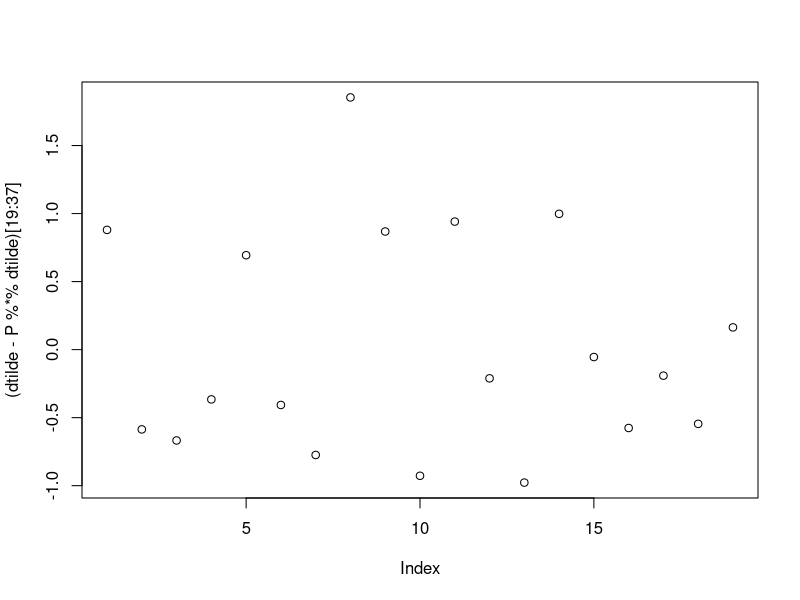
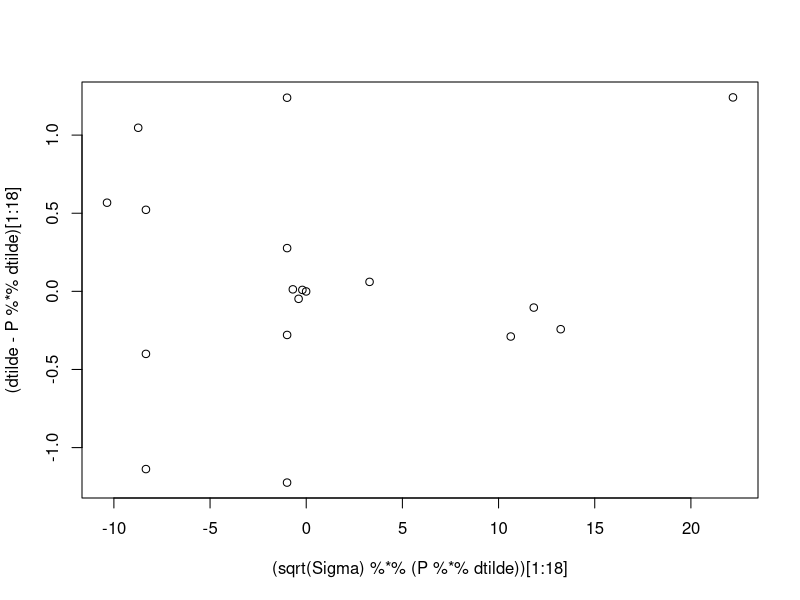

Write R code to recreate these figures, in order.
library("pracma")
Sigma=read.table("Sigmany.txt")
Sigma=as.matrix(Sigma)
#Sigma=Sigma/400^2
#Sigma[11,11]=Sigma[11,11]*400^2
C=read.table("Cny.txt")
C=as.matrix(C)
D=read.table("D.txt")
D=as.matrix(D)
effekt=read.table("effekt.txt")
effekt=as.matrix(effekt)
d=c(effekt/400,400)
invsqrtSigma=solve(sqrt(Sigma))
dtilde=invsqrtSigma%*%d
Dtilde=invsqrtSigma%*%D
DTD=t(Dtilde)%*%Dtilde
Nulm=matrix(rep(0,676),26,26)
A=matrix(c(rbind(DTD,C),rbind(t(C),Nulm)),63,63)
Ainv=solve(A)
Beta=Ainv%*%c(t(Dtilde)%*%dtilde,rep(0,26))
Beta[1:37]#Her er det første estimat for strømstyrker og spændinger i hele netværket:
for(i in 1:50)
{
  d=c(effekt/c(Beta[21:22],Beta[25],Beta[27],Beta[29],Beta[31],Beta[33],Beta[35:37]),400)
  dtilde=invsqrtSigma%*%d
  Beta=Ainv%*%c(t(Dtilde)%*%dtilde,rep(0,26))
}
Beta[1:37]#Her har vi divideret med de estimerede spændinger for at finde strømstyrken. (Istedet for bare at dividere dem alle med 400.) Vi itererer til konvergens.
konf=matrix(rep(0,74),37,2)
for(i in 1:37)
{
  konf[i,1]=Beta[i]-1.959963984540*sqrt(Ainv[i,i])
  konf[i,2]=Beta[i]+1.959963984540*sqrt(Ainv[i,i])
}
konf#Konfidensintervaller for spændingerne:
z=c()
T=360
for(i in 19:37)
{
  z=c(z,(Beta[i]-T)/sqrt(Ainv[i,i])) #Wald's test
}
z
pnorm(z)# p-værdier udregnes. De giver alle tal større end 0.05, så vi kan for hver knude sige med 95% sikkerhed, at den knude ikke har en spænding under 360V.
simdata=rnorm(37,mean=Beta[1:37],sd=sqrt(Beta[1:37]^2)*0.01)
Sigma=diag((simdata*0.01)^2)
D=diag(rep(1,37))
invsqrtSigma=solve(sqrt(Sigma))
dtilde=invsqrtSigma%*%simdata
Dtilde=invsqrtSigma%*%D
DTD=t(Dtilde)%*%Dtilde
Nulm=matrix(rep(0,676),26,26)
A=matrix(c(rbind(DTD,C),rbind(t(C),Nulm)),63,63)
Ainv=solve(A)
Beta=Ainv%*%c(t(Dtilde)%*%dtilde,rep(0,26))
Beta[1:37]
P=Dtilde%*%Ainv[1:37,1:37]%*%t(Dtilde)
plot((dtilde-P%*%dtilde)[19:37])#Residualplot i forhold til indeks
plot((sqrt(Sigma)%*%(P%*%dtilde))[1:18],(dtilde-P%*%dtilde)[1:18])#residualplot ift fittede værdier
P%*%dtilde
P%*%simdata
P
(dtilde-P%*%dtilde)#residualer på den ene måde
dtilde-Dtilde%*%Beta[1:37]#residualer på den anden måde
Beta[1:18]
(sqrt(Sigma)%*%(P%*%dtilde))[1:18]
lev=c()
for(i in 1:37)
{
  lev=c(lev,P[i,i])
}
remove=match(min(lev),lev)
# c(Beta[2:3],Beta[6],Beta[8],Beta[10],Beta[12],Beta[14],Beta[16:19])
# d=rnorm(11,mean=c(Beta[2:3],Beta[6],Beta[8],Beta[10],Beta[12],Beta[14],Beta[16:19]),sd=sqrt((c(Beta[2:3],Beta[6],Beta[8],Beta[10],Beta[12],Beta[14],Beta[16:19])*0.01)^2))
# Sigma=diag((d*0.01)^2)
# invsqrtSigma=solve(sqrt(Sigma))
# dtilde=invsqrtSigma%*%d
# Dtilde=invsqrtSigma%*%D
# DTD=t(Dtilde)%*%Dtilde
# Nulm=matrix(rep(0,676),26,26)
# A=matrix(c(rbind(DTD,C),rbind(t(C),Nulm)),63,63)
# Ainv=solve(A)
# Beta=Ainv%*%c(t(Dtilde)%*%dtilde,rep(0,26))
# dtilde-Dtilde%*%Beta[1:37]
# dtilde-Dtilde%*%Ainv[1:37,1:37]%*%t(Dtilde)%*%dtilde
# plot(1:11,dtilde-Dtilde%*%Ainv[1:37,1:37]%*%t(Dtilde)%*%dtilde)
